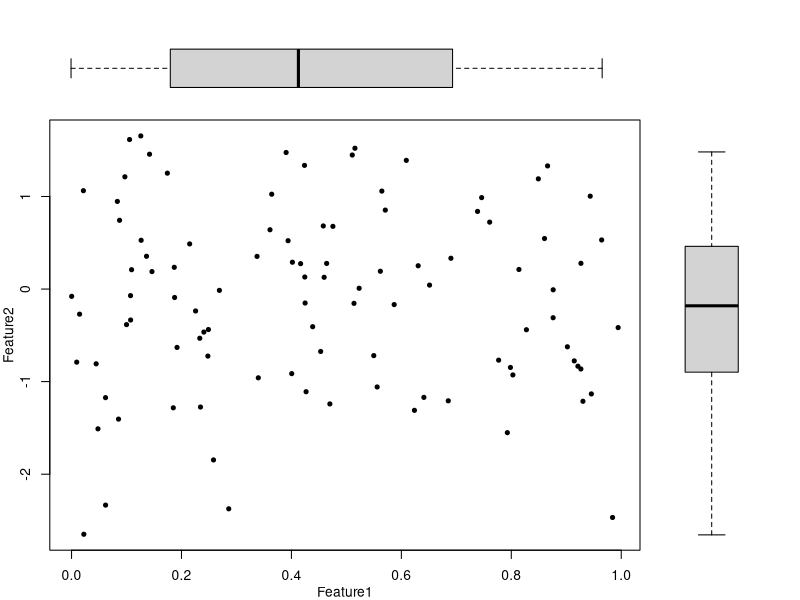
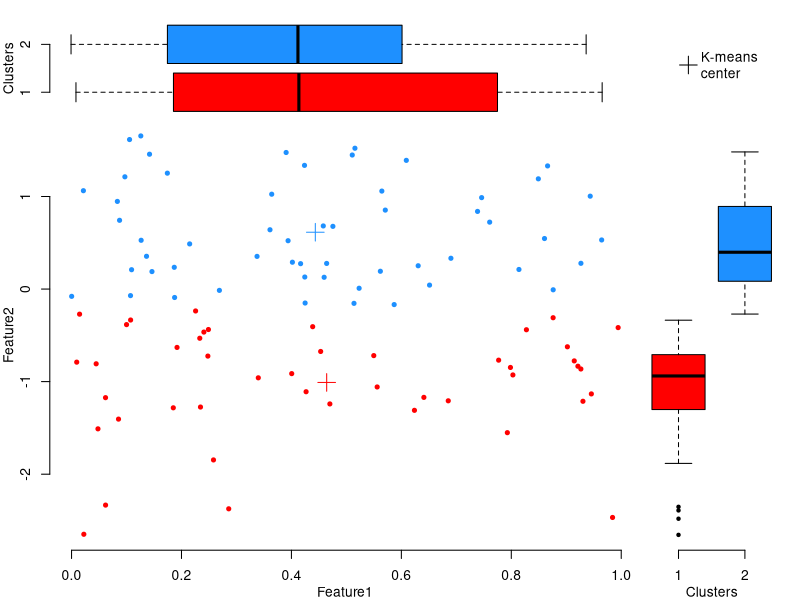
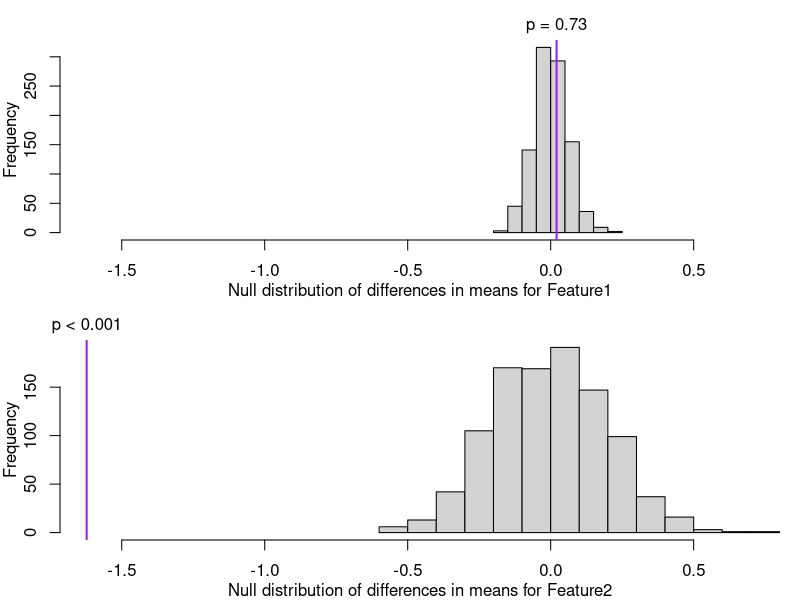

Source code (R) for these figures, in order:
## ---- chunk 1
DM <- data.frame(Feature1=runif(100),
                 Feature2=rnorm(100))

layout(matrix(c(2,1,0,3),nrow=2),widths=c(4,1),heights=c(1,4))
par(mar=c(3,3,0,0),mgp=2:0)
plot(DM,pch=20)
par(mar=c(0,3,1,1),bty="n")
boxplot(DM$Feature1,horizontal=T,xaxt="n",pch=20)
par(mar=c(3,0,1,1),bty="n")
boxplot(DM$Feature2,horizontal=F,yaxt="n",pch=20)

## ---- chunk 2
temp_CL <- kmeans(DM,centers=2)
DM$Clusters <- temp_CL$cluster

layout(matrix(c(2,1,4,3),nrow=2),widths=c(4,1),heights=c(1,4))
par(mar=c(3,3,0,0),mgp=2:0)
plot(Feature2~Feature1,data=DM,
     pch=20,col=c("red","dodgerblue")[DM$Clusters])
points(temp_CL$centers,pch=3,cex=2,col=c("red","dodgerblue"))

par(mar=c(0,3,1,1),bty="n")
boxplot(Feature1~Clusters,data=DM,
        horizontal=T,xaxt="n",pch=20,
        col=c("red","dodgerblue"))

par(mar=c(3,0,1,1),bty="n")
boxplot(Feature2~Clusters,data=DM,
        horizontal=F,yaxt="n",pch=20,
        col=c("red","dodgerblue"))

par(mar=c(0,0,0,0),bty="n")
plot(NA,NA,xlim=0:1,ylim=0:1,xaxt="n",yaxt="n",xlab=NA,ylab=NA)
legend("center",pch=3,pt.cex=2,bty="n",
       legend=paste("K-means","center",sep="\n"))
## ---- chunk 3
t.test(Feature1~Clusters,data=DM)
wilcox.test(Feature1~Clusters,data=DM)

t.test(DM$Feature2[DM$Clusters == 1],
       DM$Feature2[DM$Clusters == 2])
wilcox.test(DM$Feature2[DM$Clusters == 1],
            DM$Feature2[DM$Clusters == 2])

## ---- chunk 4
# Permute cluster labels 1000 times:
BKGD <- replicate(n=1e3,{ sample(DM$Clusters) })

# Calculate differences in mean for 1000 randomly assigned clusters 
# to generate null distributions for each feature:
F1bkgd_diffMean <- apply(BKGD,2,function(X)
  mean(DM$Feature1[X==1]) - mean(DM$Feature1[X==2]))
F2bkgd_diffMean <- apply(BKGD,2,function(X)
  mean(DM$Feature2[X==1]) - mean(DM$Feature2[X==2]))

# Calculate actual differences in means between clusters for each feature:
F1_diffMean <- mean(DM$Feature1[DM$Clusters == 1]) - mean(DM$Feature1[DM$Clusters==2])
F2_diffMean <- mean(DM$Feature2[DM$Clusters == 1]) - mean(DM$Feature2[DM$Clusters==2])

# Calculate p-values - proportion of random data at least as extreme as empirical data:
F1_pval <- mean(abs(F1bkgd_diffMean) >= abs(F1_diffMean))
F2_pval <- mean(abs(F2bkgd_diffMean) >= abs(F2_diffMean))


par(mfrow=c(2,1),mar=c(3,3,2,1),mgp=2:0)
hist(F1bkgd_diffMean,main=NA,
     xlab="Null distribution of differences in means for Feature1",
     xlim=c(min(F1bkgd_diffMean,F2bkgd_diffMean,F1_diffMean,F2_diffMean),
            max(F1bkgd_diffMean,F2bkgd_diffMean,F1_diffMean,F2_diffMean)))
abline(v=F1_diffMean,lwd=2,col="Purple")
text(F1_diffMean,par("usr")[4],xpd=NA,pos=3,
     labels=switch(as.character(F1_pval <= 0),
                   "FALSE"=paste("p =",signif(F1_pval,2)),
                   "TRUE"=paste("p <",1 / ncol(BKGD))))

hist(F2bkgd_diffMean,main=NA,
     xlab="Null distribution of differences in means for Feature2",
     xlim=c(min(F1bkgd_diffMean,F2bkgd_diffMean,F1_diffMean,F2_diffMean),
            max(F1bkgd_diffMean,F2bkgd_diffMean,F1_diffMean,F2_diffMean)))
abline(v=F2_diffMean,lwd=2,col="Purple")
text(F2_diffMean,par("usr")[4],xpd=NA,pos=3,
     labels=switch(as.character(F2_pval <= 0),
                   "FALSE"=paste("p =",signif(F2_pval,2)),
                   "TRUE"=paste("p <",1 / ncol(BKGD))))

